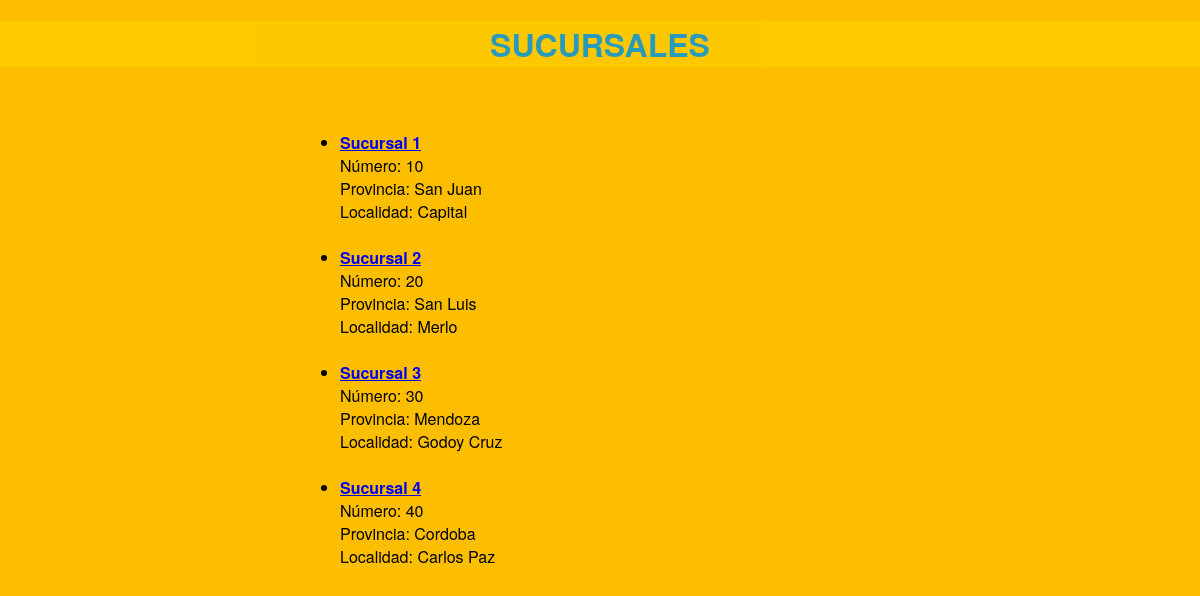
The page / on the database its author committed.
### Tarea 5/Models.py (models this page shows)
class Sucursal(data_base.Model):
    __tablename__ = 'sucursal'
    id = data_base.Column(data_base.Integer,primary_key = True)
    numero = data_base.Column(data_base.Integer,nullable = False)
    provincia = data_base.Column(data_base.String(20),nullable = False)
    localidad = data_base.Column(data_base.String(20),nullable = False)
    direccion = data_base.Column(data_base.String(50),nullable = False)

### Tarea 5/app.py (the view)
@app.route('/')
def index():
    return render_template('index.html', sucursales = Sucursal.query.all())

### Tarea 5/templates/index.html (shortened to what this page needs)
{% extends "base_template.html" %}
{% block content %}
<header>
    <h1>SUCURSALES</h1>
</header>
    <body>
        <div class="container">
            <ul>
                {% for sucursal in sucursales %}
                    <li>
                        <a href = "{{ url_for('despachante', id_sucursal = sucursal.id) }}"><strong>Sucursal {{ sucursal.id }}</strong></a><br>
                        Número: {{ sucursal.numero }}<br>
                        Provincia: {{ sucursal.provincia }}<br>
                        Localidad: {{ sucursal.localidad }}<br>
                    </li>
                    <br>
                {% endfor %}
            </ul>
        </div>
    </body>
{% endblock %}

### Tarea 5/templates/base_template.html (shortened to what this page needs)
<!DOCTYPE html>
    <head>
        <link rel = "stylesheet" href = "{{ url_for('static', filename = 'css/estilos.css') }}">
    </head>
    <body>
        {% block content %}{% endblock %}
</html>

### Tarea 5/static/css/Estilos.css (style rules this page uses)
body { margin: 0; padding: 0; font-family: "Helvetica Neue", Helvetica, Arial, sans-serif; background-color: #fdbe00; }
header { background-color: #fdca00; height: 10%; width: 100%; opacity: .9; margin-bottom: 2%; }
h1 { font-family: "Helvetica Neue", Helvetica, Arial, sans-serif; text-align: center; color:#1198d2; }
.container { padding-top: 2%; width: 50%; margin: 0 auto; }

### rows shown on the page
Sucursal: id "1", numero "10", provincia "San Juan", localidad "Capital"
Sucursal: id "2", numero "20", provincia "San Luis", localidad "Merlo"
Sucursal: id "3", numero "30", provincia "Mendoza", localidad "Godoy Cruz"
Sucursal: id "4", numero "40", provincia "Cordoba", localidad "Carlos Paz"
